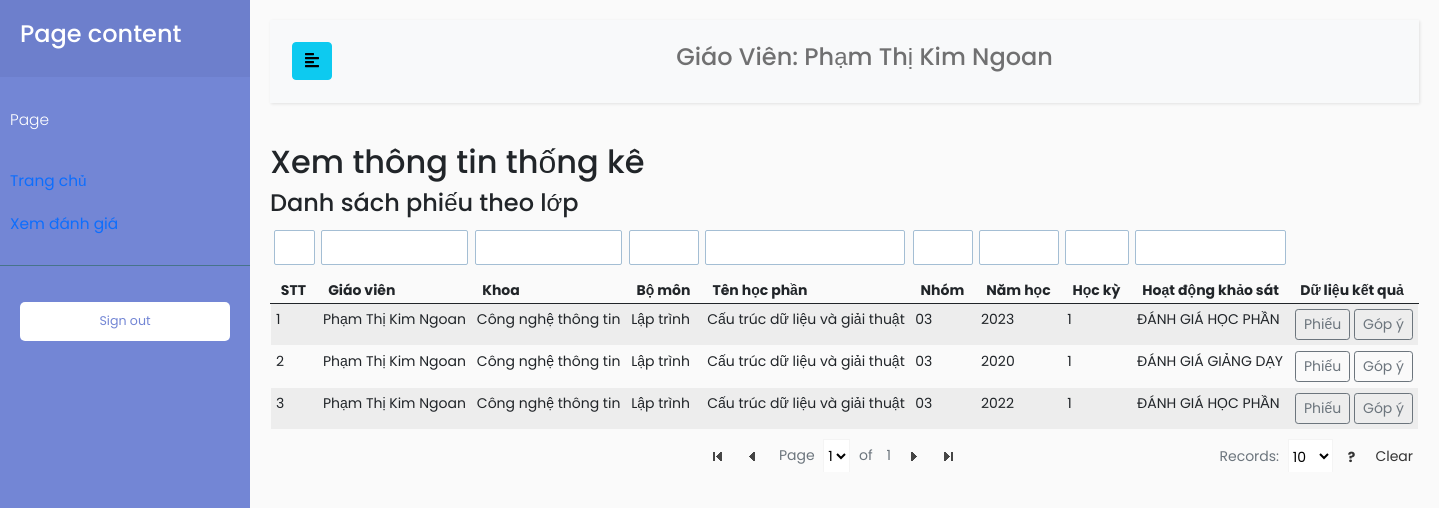
Before: /index.php?TenChucVu=giaovien&page=ratingInfo (signed in) with the older database file.
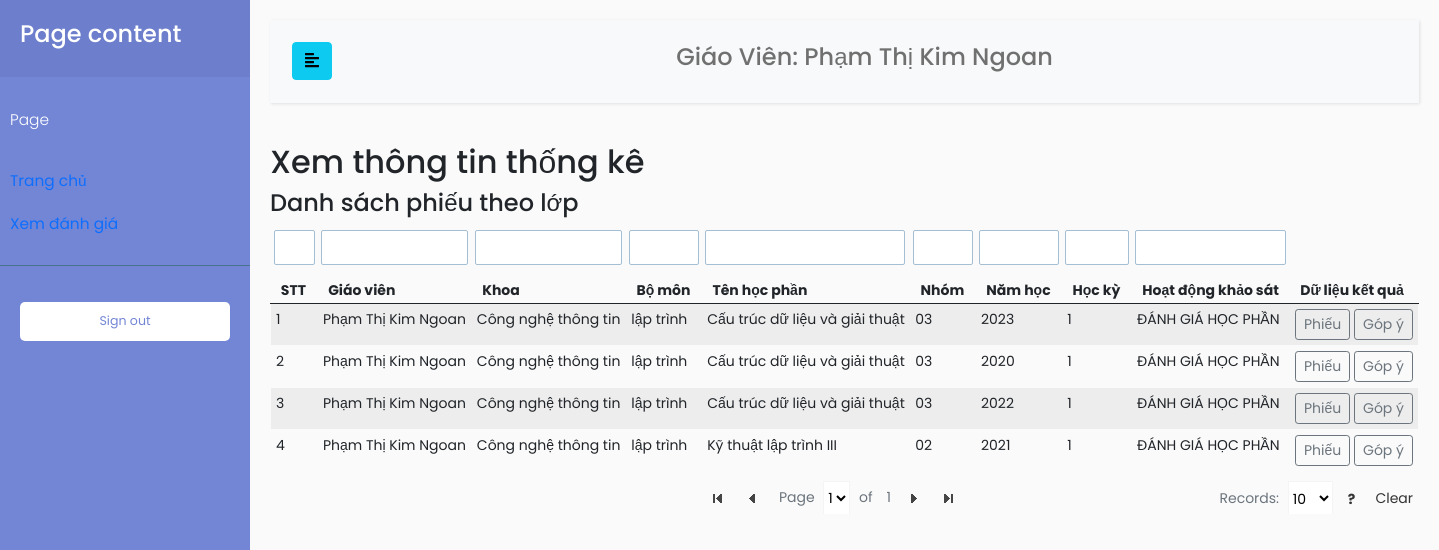
After: the same page with the newer database file.
### tables this page shows
CREATE TABLE `giaovien` (
  `MaGiaoVien` int(11) NOT NULL,
  `TenGiaoVien` varchar(100) NOT NULL,
  `MatKhau` varchar(100) NOT NULL,
  `MaChucVu` int(11) NOT NULL,
  `MaBoMon` int(11) NOT NULL
);

CREATE TABLE `lophocphan` (
  `MaLopHocPhan` int(11) NOT NULL,
  `MaHocPhan` int(11) NOT NULL,
  `MaNamHoc` int(11) NOT NULL,
  `MaHocKy` int(11) NOT NULL,
  `MaGiaoVien` int(11) NOT NULL,
  `MaNhomHocPhan` int(11) NOT NULL,
  `MaHoatDongKhaoSat` int(11) NOT NULL
);

CREATE TABLE `bomon` (
  `MaBoMon` int(11) NOT NULL,
  `MaKhoa` int(11) NOT NULL,
  `TenBoMon` varchar(100) NOT NULL
);

CREATE TABLE `khoa` (
  `MaKhoa` int(11) NOT NULL,
  `TenKhoa` varchar(100) NOT NULL
);

CREATE TABLE `hocphan` (
  `MaHocPhan` int(11) NOT NULL,
  `MaBoMon` int(11) NOT NULL,
  `MaKhoa` int(11) NOT NULL,
  `TenHocPhan` varchar(100) NOT NULL,
  `MaDuLieuHocPhan` varchar(100) NOT NULL
);

CREATE TABLE `nhomhocphan` (
  `MaNhomHocPhan` int(11) NOT NULL,
  `TenNhomHocPhan` varchar(100) NOT NULL
);

CREATE TABLE `namhoc` (
  `MaNamHoc` int(11) NOT NULL,
  `ThoiGian` varchar(100) NOT NULL
);

CREATE TABLE `hoatdongkhaosat` (
  `MaHoatDong` int(11) NOT NULL,
  `TenHoatDong` varchar(100) NOT NULL,
  `NoiDungRutGon` varchar(100) NOT NULL
);

### function.php (called while the page is built, shortened)
<?php
require('database/DBController.php');
require('database/LopHocPhan.php');
require('database/InfoSmallTable.php');
$db = new DBController();
$lopHocPhan = new LopHocPhan($db);
$infoSmallTable = new InfoSmallTable($db);

### database/InfoSmallTable.php (called while the page is built, shortened)
<?php
class InfoSmallTable
{
    public $db = null;
    public function __construct(DBController $db)
    {
        $this->db = $db;
    }
    public function getThongTinGiaoVien($maGiaoVien, $thongTin = 'TenGiaoVien')
    {
        $result = $this->db->con->query("SELECT * FROM GiaoVien WHERE MaGiaoVien = '{$maGiaoVien}'");
        $resultArr = array();
        while ($row = mysqli_fetch_array($result, MYSQLI_ASSOC)) {
            $resultArr[] = $row;
        }
        return $resultArr[0][$thongTin];
    }
    public function getThongTinNam($maNamHoc)
    {
        $result = $this->db->con->query("SELECT ThoiGian FROM NamHoc WHERE MaNamHoc = '{$maNamHoc}'");
        $resultArr = array();
        while ($row = mysqli_fetch_array($result, MYSQLI_ASSOC)) {
            $resultArr[] = $row;
        }
        return $resultArr[0]['ThoiGian'];
    }
    public function getThongTinHocKy($maHocKy)
    {
        $result = $this->db->con->query("SELECT TenHocKy FROM HocKy WHERE MaHocKy = '{$maHocKy}'");
        $resultArr = array();
        while ($row = mysqli_fetch_array($result, MYSQLI_ASSOC)) {
            $resultArr[] = $row;
        }
        return $resultArr[0]['TenHocKy'];
    }
    public function getThongTinNhom($maNhomHocPhan)
    {
        $result = $this->db->con->query("SELECT TenNhomHocPhan FROM NhomHocPhan WHERE MaNhomHocPhan = '{$maNhomHocPhan}'");
        $resultArr = array();
        while ($row = mysqli_fetch_array($result, MYSQLI_ASSOC)) {
            $resultArr[] = $row;
        }
        if (count($resultArr) > 0) {
            return $resultArr[0]['TenNhomHocPhan'];
        }
        return NULL;
    }
    public function getThongTinHocPhan($maHocPhan, $noiDung = 'TenHocPhan')
    {
        $result = $this->db->con->query("SELECT $noiDung FROM HocPhan WHERE MaHocPhan = '{$maHocPhan}'");
        $resultArr = array();
        while ($row = mysqli_fetch_array($result, MYSQLI_ASSOC)) {
            $resultArr[] = $row;
        }
        return $resultArr[0][$noiDung];
    }
    public function getThongTinHoatDongKhaoSat($maHoatDong)
    {
        $result = $this->db->con->query("SELECT TenHoatDong FROM HoatDongKhaoSat WHERE MaHoatDong = '{$maHoatDong}'");
        $resultArr = array();
        while ($row = mysqli_fetch_array($result, MYSQLI_ASSOC)) {
            $resultArr[] = $row;
        }
        return $resultArr[0]['TenHoatDong'];
    }
    public function getThongTinBoMon($maBoMon, $thongTin = 'TenBoMon')
    {
        $result = $this->db->con->query("SELECT * FROM BoMon WHERE MaBoMon = '{$maBoMon}'");
        $resultArr = array();
        while ($row = mysqli_fetch_array($result, MYSQLI_ASSOC)) {
            $resultArr[] = $row;
        }
        return $resultArr[0][$thongTin];
    }
    public function getTenKhoa($maKhoa)
    {
        $result = $this->db->con->query("SELECT TenKhoa FROM Khoa WHERE MaKhoa = '{$maKhoa}'");
        $resultArr = array();
        while ($row = mysqli_fetch_array($result, MYSQLI_ASSOC)) {
            $resultArr[] = $row;
        }
        return $resultArr[0]['TenKhoa'];
    }
}

### database/DBController.php (called while the page is built, shortened)
<?php
class DBController
{
    protected $host = 'localhost';
    protected $user = 'root';
    protected $password = '';
    protected $database = 'quanlydanhgia';
    public function __construct()
    {
        $this->con = mysqli_connect($this->host, $this->user, $this->password, $this->database);
    }
}

### database/LopHocPhan.php (called while the page is built, shortened)
<?php
class LopHocPhan
{
    public $db = null;
    public function __construct(DBController $db)
    {
        $this->db = $db;
    }
    public function getLopHocPhanGiaoVien($maGiaoVien)
    {
        $result = $this->db->con->query("SELECT * FROM LopHocPhan WHERE MaGiaoVien = '{$maGiaoVien}'");
        $resultArr = array();
        while ($row = mysqli_fetch_array($result, MYSQLI_ASSOC)) {
            $resultArr[] = $row;
        }
        return $resultArr;
    }
}

### page/admin/calculate/calculate.php (the view, shortened to what this page needs)
<h2>Xem thông tin thống kê</h2>
<?php
if (isset($_GET["TenChucVu"])) {
    $tenChucVu = $_GET["TenChucVu"];
    if ($tenChucVu === 'admin') {
        $thongTinLop = $lopHocPhan->getLopHocPhan();
    } elseif ($tenChucVu === 'giaovien') {
        $thongTinLop = $lopHocPhan->getLopHocPhanGiaoVien($_SESSION['MaDangNhap']);
    } elseif ($tenChucVu === 'truongbomon') {
        $maBoMon = $infoSmallTable->getThongTinGiaoVien($_SESSION['MaDangNhap'], 'MaBoMon');
        $thongTinLop = $lopHocPhan->getLopHocTrongBoMon($maBoMon);
    } elseif ($tenChucVu === 'truongkhoa') {
        $maKhoaGiaoVien = $infoSmallTable->getMaKhoaGiaoVien($_SESSION['MaDangNhap']);
        $thongTinLop = $infoSmallTable->getMonHocTrongKhoa($maKhoaGiaoVien);
    }
}
?>
<div>
    <div class="top">
        <h4>Danh sách phiếu theo lớp</h4>
    </div>
    <table class="tfilter table table-striped">
        <thead>
            <tr>
                <th>STT</th>
                <th>Giáo viên</th>
                <th>Khoa</th>
                <th>Bộ môn</th>
                <th>Tên học phần</th>
                <th>Nhóm</th>
                <th>Năm học</th>
                <th>Học kỳ</th>
                <th>Hoạt động khảo sát</th>
                <th colspan="2">Dữ liệu kết quả</th>
            </tr>
        </thead>
        <tbody>
            <?php
            $count = 1;
            foreach ($thongTinLop as $item) :
            ?>
                <tr>
                    <td>
                        <?php
                        echo $count;
                        $count++;
                        ?>
                    </td>
                    <td>
                        <?php
                        $tenGiaoVien = $infoSmallTable->getThongTinGiaoVien($item['MaGiaoVien'], 'TenGiaoVien');
                        echo $tenGiaoVien;
                        ?>
                    </td>
                    <td>
                        <?php
                        $maBoMon = $infoSmallTable->getThongTinGiaoVien($item['MaGiaoVien'], 'MaBoMon');
                        $maKhoa = $infoSmallTable->getThongTinBoMon($maBoMon, 'MaKhoa');
                        $tenKhoa = $infoSmallTable->getTenKhoa($maKhoa);
                        echo $tenKhoa;
                        ?>
                    </td>
                    <td>
                        <?php
                        $maBoMon = $infoSmallTable->getThongTinGiaoVien($item['MaGiaoVien'], 'MaBoMon');
                        $tenBoMon = $infoSmallTable->getThongTinBoMon($maBoMon, 'TenBoMon');
                        echo $tenBoMon;
                        ?>
                    </td>
                    <td>
                        <?php
                        $tenHocPhan = $infoSmallTable->getThongTinHocPhan($item['MaHocPhan'], $noidung = 'TenHocPhan');
                        echo $tenHocPhan;
                        ?>
                    </td>
                    <td>
                        <?php
                        $tenNhom = $infoSmallTable->getThongTinNhom($item['MaNhomHocPhan']);
                        echo $tenNhom;
                        ?>
                    </td>
                    <td>
                        <?php
                        $tenNamHoc = $infoSmallTable->getThongTinNam($item['MaNamHoc']);
                        echo $tenNamHoc;
                        ?>
                    </td>
                    <td>
                        <?php
                        $tenHocKy = $infoSmallTable->getThongTinHocKy($item['MaHocKy']);
                        echo $tenHocKy;
                        ?>
                    </td>
                    <td>
                        <?php
                        $tenHoatDongKhaoSat = $infoSmallTable->getThongTinHoatDongKhaoSat($item['MaHoatDongKhaoSat']);
                        echo $tenHoatDongKhaoSat;
                        ?>
                    </td>
                    <td>
                        <a href="index.php?TenChucVu=<?php echo $tenChucVu; ?>&page=htPhieu&MaLopHocPhan=<?php echo $item['MaLopHocPhan']; ?>" class="btn btn-sm btn-outline-secondary">Phiếu</a>
                        <a href="index.php?TenChucVu=<?php echo $tenChucVu; ?>&page=htGopY&MaLopHocPhan=<?php echo $item['MaLopHocPhan']; ?>" class="btn btn-sm btn-outline-secondary">Góp ý</a>
                    </td>
                </tr>
            <?php
            endforeach;
            ?>
        </tbody>
    </table>
</div>

### index.php (shortened to what this page needs)
<!doctype html>
<html lang="en">
<head>
    <link href="https://cdn.jsdelivr.net/npm/bootstrap@5.0.0-beta3/dist/css/bootstrap.min.css" rel="stylesheet">
    <link rel="stylesheet" href="//code.jquery.com/ui/1.12.1/themes/base/jquery-ui.css">
    <link href="https://ajax.googleapis.com/ajax/libs/jqueryui/1.12.1/themes/base/jquery-ui.css" rel="stylesheet" type="text/css" />
    <link href="css/dashboard.css" rel="stylesheet">
    <link href="css/customTable.css" rel="stylesheet">
    <link rel="stylesheet" href="css/sidebar.css">
</head>
<?php
require('function.php');
if ($_GET["TenChucVu"]) {
    $tenChucVu = $_GET["TenChucVu"];
}
if (isset($_GET["page"])) {
    $page = $_GET["page"];
}
$tenGiaoVien = NULL;
if ($tenChucVu === 'giaovien') {
    $tenGiaoVien = $infoSmallTable->getThongTinGiaoVien($_SESSION['MaDangNhap'], 'TenGiaoVien');
    $tenCV = "Giáo Viên";
}
?>
<body>
    <div class="wrapper">
        <nav id="sidebar">
            <div class="sidebar-header">
                <h4>Page content</h4>
            </div>
            <ul class="list-unstyled components">
                <p>Page</p>
                <li class="nav-item">
                    <a class="nav-link active" aria-current="page" href="index.php?TenChucVu=<?php echo $tenChucVu; ?>">
                        Trang chủ
                    </a>
                </li>
                <?php if ($tenChucVu == 'giaovien' || $tenChucVu === 'truongbomon' || $tenChucVu === 'truongkhoa') : ?>
                    <li class="nav-item">
                        <a class="nav-link" href="index.php?TenChucVu=<?php echo $tenChucVu; ?>&page=ratingInfo">
                            Xem đánh giá
                        </a>
                    </li>
                <?php endif; ?>
            </ul>
            <ul class="list-unstyled CTAs">
                <li>
                    <a href="login.php" class="download">Sign out </a>
                </li>
            </ul>
        </nav>
        <div id="content">
            <nav class="navbar navbar-expand-lg navbar-light bg-light">
                <div class="container-fluid">
                    <button type="button" id="sidebarCollapse" class="btn btn-info">
                        <i class="fas fa-align-left"></i>
                    </button>
                    <div class="collapse navbar-collapse" id="navbarSupportedContent">
                        <ul class="nav navbar-nav m-auto">
                            <li class="nav-item">
                                <h4><a class="nav-link" href="#"><?php echo $tenCV . ": " . $tenGiaoVien; ?></a></h4>
                            </li>
                        </ul>
                    </div>
                </div>
            </nav>
            <?php
            if (isset($page)) {
                switch ($page) {
                    case 'ratingInfo':
                        include('page/admin/calculate/calculate.php');
                        break;
                }
            }
            ?>
        </div>
    </div>
</body>
</html>

### css/dashboard.css (style rules this page uses)
body { font-size: .875rem; }

### css/sidebar.css (style rules this page uses)
body { font-family: 'Poppins', sans-serif; background: #fafafa; }
p { font-family: 'Poppins', sans-serif; font-size: 1.1em; font-weight: 300; line-height: 1.7em; color: #999; }
a, a:hover, a:focus { color: inherit; text-decoration: none; transition: all 0.3s; }
.navbar { padding: 15px 10px; background: #fff; border: none; border-radius: 0; margin-bottom: 40px; box-shadow: 1px 1px 3px rgba(0, 0, 0, 0.1); }
.wrapper { display: flex; width: 100%; align-items: stretch; }
#sidebar { min-width: 250px; max-width: 250px; background: #7386D5; color: #fff; transition: all 0.3s; }
#sidebar .sidebar-header { padding: 20px; background: #6d7fcc; }
#sidebar ul.components { padding: 20px 0; border-bottom: 1px solid #47748b; }
#sidebar ul p { color: #fff; padding: 10px; }
#sidebar ul li a { padding: 10px; font-size: 1.1em; display: block; }
ul.CTAs { padding: 20px; }
ul.CTAs a { text-align: center; font-size: 0.9em !important; display: block; border-radius: 5px; margin-bottom: 5px; }
a.download { background: #fff; color: #7386D5; }
#content { width: 100%; padding: 20px; min-height: 100vh; transition: all 0.3s; }

### js/tablefilter/style/tablefilter.css (style rules this page uses)
table.TF { font-family:inherit;border-spacing:0;border:0; }
table.TF th { height:35px;margin:0;background-color:#eaeaea;border-bottom:1px solid #ccc;border-top:1px solid #f4f4f4;border-left:1px solid #ccc;border-right:1px solid #f4f4f4;padding:.1em .7em;color:#333; }
table.TF th:last-child { border-right:1px solid #ccc }
table.TF td { margin:0;padding:.5em .7em;border-bottom:1px solid #c6c6c6;text-overflow:ellipsis }

### js/tablefilter/style/themes/transparent/transparent.css (style rules this page uses)
table.TF { padding:0;color:inherit;border-right:1px solid transparent;border-top:1px solid transparent;border-left:1px solid transparent;border-bottom:0; }
table.TF th { margin:0;color:inherit;background-color:transparent;border-color:transparent;border-width:1px;border-style:solid; }
table.TF th:last-child { border-right:1px solid transparent }
table.TF td { margin:0;padding:5px;color:inherit;border-bottom:1px solid transparent;border-left:0;border-top:0;border-right:0 }

### page/admin/calculate/calculate.php (style rules this page uses)
td, th { white-space: nowrap; overflow: hidden; }

Changed rows visible on the page:
changed through a linked row, lophocphan (number 1 of 4 on the later page): MaGiaoVien.TenBoMon "Lập trình" → "lập trình"
changed lophocphan (number 2 of 4 on the later page): MaGiaoVien.TenBoMon "Lập trình" → "lập trình"; MaHoatDongKhaoSat.TenHoatDong "ĐÁNH GIÁ GIẢNG DẠY" → "ĐÁNH GIÁ HỌC PHẦN"
changed through a linked row, lophocphan (number 3 of 4 on the later page): MaGiaoVien.TenBoMon "Lập trình" → "lập trình"
added lophocphan: MaGiaoVien.TenGiaoVien "Phạm Thị Kim Ngoan", MaGiaoVien.TenKhoa "Công nghệ thông tin", MaGiaoVien.TenBoMon "lập trình", MaHocPhan.TenHocPhan "Kỹ thuật lập trình III", MaNhomHocPhan.TenNhomHocPhan "02", MaNamHoc.ThoiGian "2021", MaHocKy "1", MaHoatDongKhaoSat.TenHoatDong "ĐÁNH GIÁ HỌC PHẦN"
